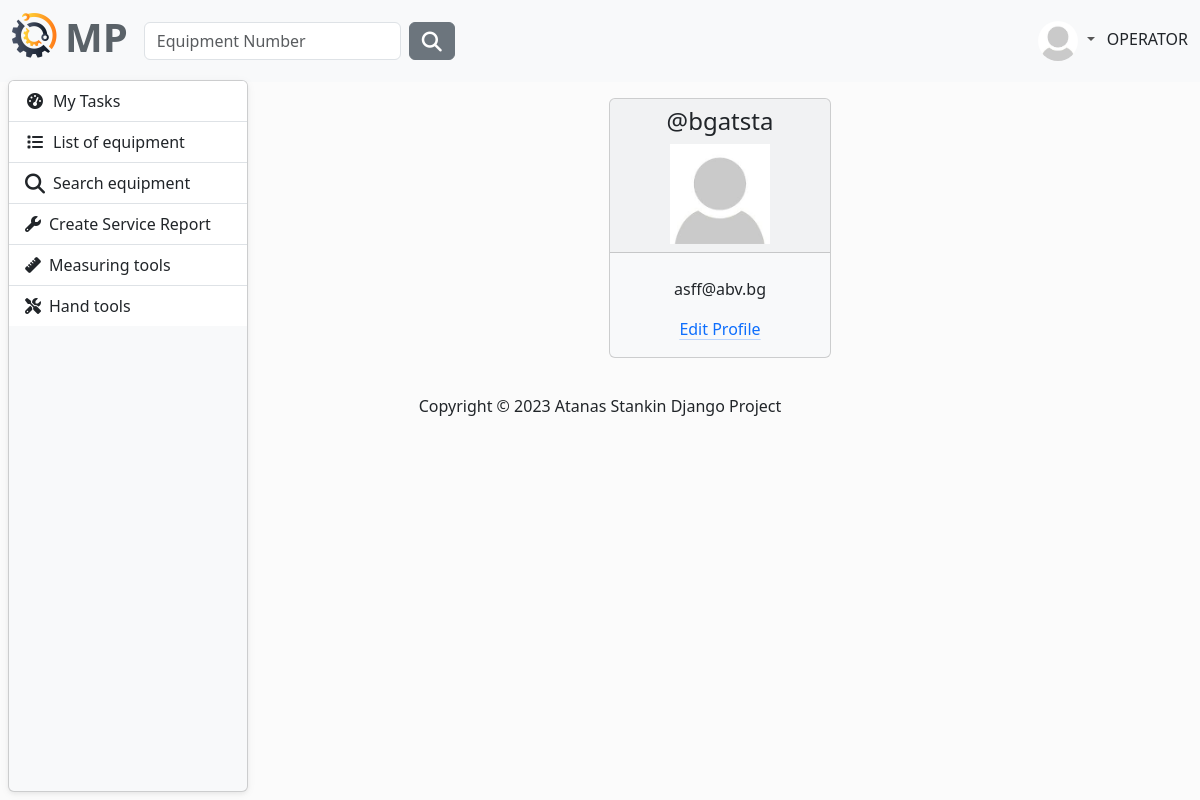
Page /user/profile/ (signed in) on the committed database.
### MaintenancePlanner/accounts/models.py (models this page shows, shortened)
class AppUser(AbstractUser, PermissionsMixin):
    first_name = models.CharField(
        max_length=30,
        validators=[
            MinLengthValidator(2),
            user_name_validator,
        ]
    )
    last_name = models.CharField(
        max_length=30,
        validators=[
            MinLengthValidator(2),
            user_name_validator,
        ]
    )
    email = models.EmailField(unique=True)
    class Role(models.TextChoices):
        MANAGER = "MANAGER", 'Manager'
        SUPERVISOR = "SUPERVISOR", 'Supervisor'
        OPERATOR = "OPERATOR", 'Operator'
    role = models.CharField(max_length=50, choices=Role.choices)
    @property
    def full_name(self):
        return f'{self.first_name} {self.last_name}'

class Profile(models.Model):
    user = models.OneToOneField(AppUser, on_delete=models.CASCADE)
    image = models.ImageField(
        default='images/default.jpg',
        null=True,
        blank=True,
        upload_to='images/'
    )

### MaintenancePlanner/accounts/views.py (the view)
# urls.py: path('profile/', views.profile, name='profile'),
@login_required
def profile(request):
    return render(request, 'profile/profile.html')

### MaintenancePlanner/accounts/templates/profile/profile.html (shortened to what this page needs)
{% extends "base.html" %}
{% load static %}
{% load crispy_forms_tags %}
{% block content %}
      <div class="row justify-content-center mt-3 text-center">
            <div class="col-3">
                <div class="card bg-light mb-3" style="max-width: 200rem;">
                  <div class="card-header">
                      <h4>@{{ user.username }}</h4>
                      <div>
                        <img src="{{ user.profile.image.url }}" height="100" loading="lazy"/>
                   </div>
                  </div>
                  <div class="card-body">
                        <p class="card-text">{{ user.email }}</p>
                        <a class="link-primary link-offset-2 link-underline-opacity-25" href="{% url 'profile-update' %}">Edit Profile</a>
                  </div>
            </div>
            </div>
        </div>
{% endblock content %}

### templates/partials/navbar.html (shortened to what this page needs)
{% load static %}
<nav class="navbar navbar-expand-lg bg-light" data-bs-theme="light">
    <div class="container-fluid">
        <a class="navbar-brand" href="{% url 'home-page' %}">
            <ul class="navbar-nav ms-auto d-flex flex-row">
                <li><img class="logo me-2" src="{% static 'img/logo.png' %}" alt="logo"></li>
                <li><h1 style="color: #5a6268; font-weight: bold">MP</h1></li>
            </ul>
        </a>
        <div class="collapse navbar-collapse" id="navbarColor01">
            {% if user.is_authenticated %}
                <form class="d-flex" method=POST action="{% url 'search-equipment' %}">
                    <input class="form-control me-sm-2" type="search" placeholder="Equipment Number"
                           name="number">
                    <button class="btn btn-secondary my-2 my-sm-0" type="submit"><i
                            class="fa-solid fa-magnifying-glass fa-lg"></i></button>
                </form>
            {% endif %}
            <ul class="navbar-nav ms-auto d-flex flex-row">
                {% if not request.user.is_authenticated %}
                    <li class="nav-item">
                        <a class="nav-link" href="{% url 'login' %}"><i
                                class="fa-solid fa-right-to-bracket fa-lg me-2"></i>Sig In
                        </a>
                    </li>
                {% else %}
                    <li class="nav-item dropdown">
                        <div class="btn-group dropdown">
                            <a class="nav-link dropdown-toggle" data-bs-toggle="dropdown" href="#" role="button"
                               aria-haspopup="true" aria-expanded="false">
                                {% if user.profile.image %}
                                    <img src="{{ user.profile.image.url }}" class="rounded-circle" height="40"
                                         loading="lazy"/>
                                {% else %}
                                    <img src="{% static 'img/profile-img.png' %}" class="rounded-circle" height="40"
                                         loading="lazy"/>
                                {% endif %}
                            </a>
                        </div>
                        {{ request.user.role }}
                    </li>
                {% endif %}
            </ul>
        </div>
    </div>
</nav>

### static/css/layout.css (style rules this page uses)
body { background-color: #fbfbfb; }

### static/css/side-bar.css (style rules this page uses)
body { background-color: #fbfbfb; }

### rows in the picture
AppUser: profile.image (placeholder picture), user.role "OPERATOR", username "bgatsta", email "asff@abv.bg"
